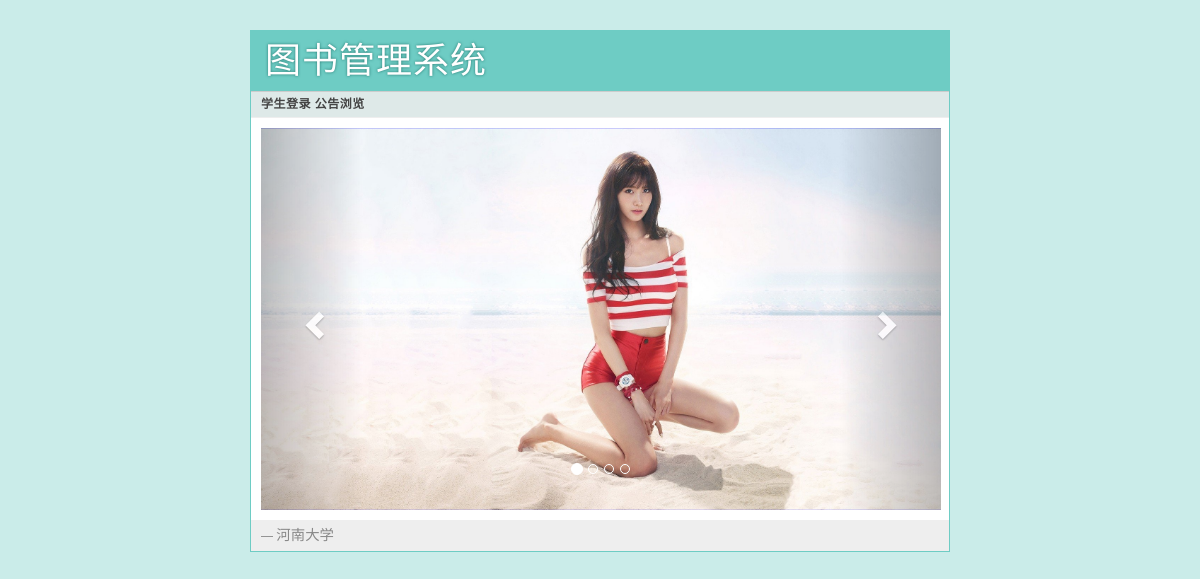
The page / on the database its author committed.
### book/models.py (models this page shows, shortened)
class Hotpic(models.Model):
    pname = models.CharField(max_length=20)
    pic = models.ImageField(upload_to="hotpic")
    index = models.SmallIntegerField(unique=True)

### book/views.py (the view)
# urls.py: url(r'^$',views.index,name="index"),
def index(request):
    username = request.session.get("username")
    if username:
        return render(request, "booklibrary/index.html",{"username":username})
    else:
        return render(request,"booklibrary/index.html")

### book/templatetags/extend_fun.py (called while the page is built)
@register.simple_tag
def get_pic():
    hotpics = Hotpic.objects.all().order_by("index")
    return hotpics

### templates/booklibrary/index.html (shortened to what this page needs)
{% extends "base.html" %}
{% load extend_fun %}
{% block link %}
{% if username %}
    <a href="{% url 'library:user' %}">{{username}}，欢迎登录</a>
{% else %}
    <a href="{% url 'library:user_login' %}">学生登录</a>
{% endif %}
<a href="{% url 'library:messages' %}">公告浏览</a>
{% endblock %}
{% block body %}
{% get_pic as hotpics %}
<div class="hotpic">
    <div id="carousel-example-generic" class="carousel slide" data-ride="carousel">
          <ol class="carousel-indicators">
              {% for hotpic in hotpics %}
                  {% if hotpic.index == 1 %}
                  <li data-target="#carousel-example-generic" data-slide-to={{hotpic.index|add:-1}} class="active"></li>
                  {% else %}
                  <li data-target="#carousel-example-generic" data-slide-to={{hotpic.index|add:-1}}></li>
                  {% endif %}
              {% empty %}
              <img src="/static/imgs/me.jpg" alt="加载失败">
              {% endfor %}
          </ol>
      <div class="carousel-inner" role="listbox">
          {% for hotpic in hotpics %}
              {% if hotpic.index == 1 %}
              <div class="item active">
              <img src="/static/media/{{hotpic.pic.url}}" alt="加载失败" width="680px">
              </div>
              {% else %}
              <div class="item">
              <img src="/static/media/{{hotpic.pic.url}}" alt="加载失败" width="680px">
              </div>
              {% endif %}
          {% empty %}
          <img src="/static/imgs/me.jpg" alt="加载失败">
          {% endfor %}
      </div>
      <a class="left carousel-control" href="#carousel-example-generic" role="button" data-slide="prev">
        <span class="glyphicon glyphicon-chevron-left" aria-hidden="true"></span>
      </a>
      <a class="right carousel-control" href="#carousel-example-generic" role="button" data-slide="next">
        <span class="glyphicon glyphicon-chevron-right" aria-hidden="true"></span>
      </a>
    </div>
</div>
{% endblock %}

### static/css/style.css (style rules this page uses)
body { background: #CAECE9; font-family: 'Trebuchet MS', sans-serif; font-size: 14px; }
a { color: #26776F; }
div.page div.navigation a { color: #444; font-weight: bold; }
div.hotpic { background-color: blue; width: 680px; }

### rows shown on the page
Hotpic: index 1 (drawn), pic (picture)
